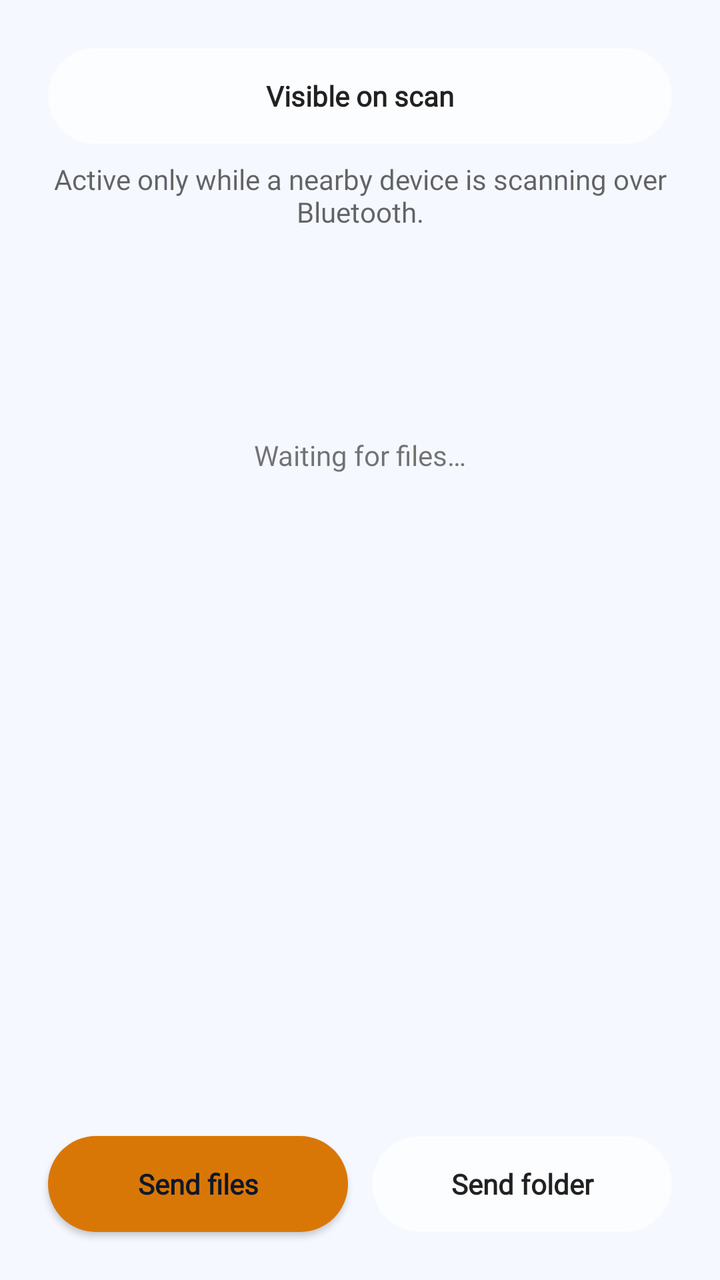
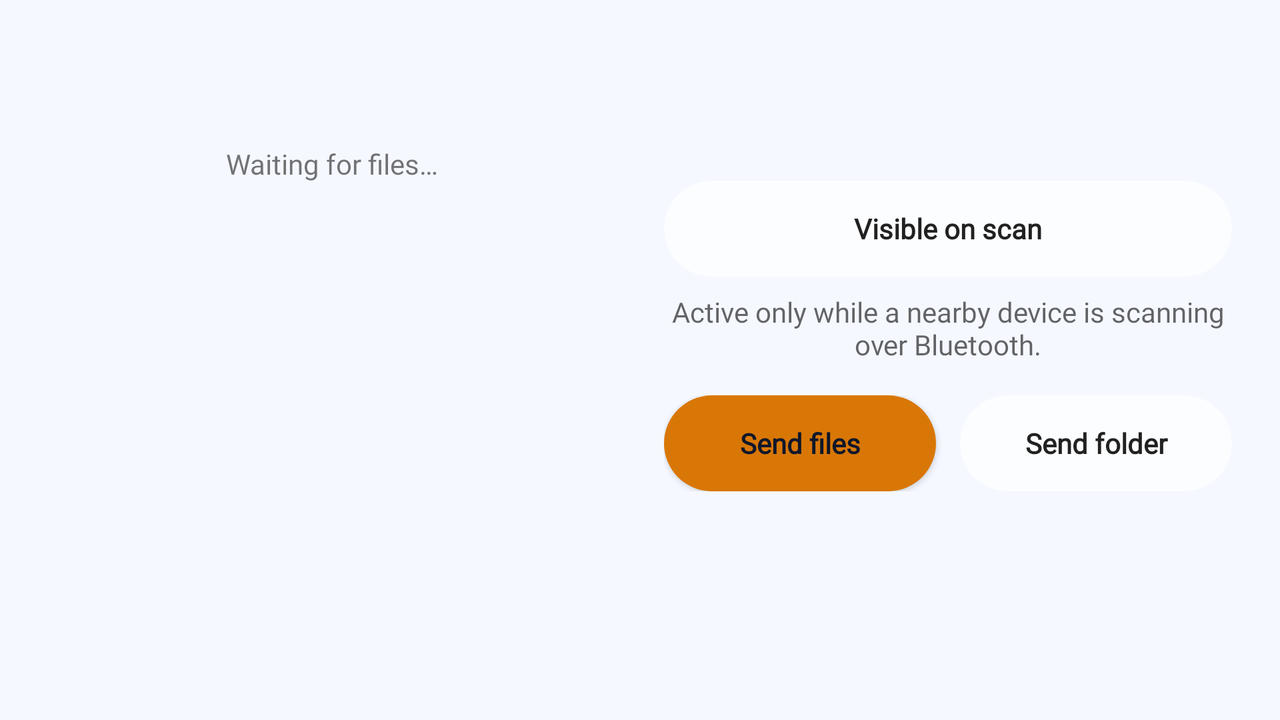

Compare how this app lays out the same screen by default and in its alternative resource folder. The renders come first, then the two layout files and the values they reference.
<!-- AndroidManifest.xml: application theme Theme.AirFree -->
<!-- res/layout/fragment_send_receive.xml -->
<?xml version="1.0" encoding="utf-8"?>
<ScrollView xmlns:android="http://schemas.android.com/apk/res/android"
    android:layout_width="match_parent"
    android:layout_height="match_parent"
    android:clipChildren="false"
    android:clipToPadding="false"
    android:fillViewport="true">

    
    <LinearLayout
        android:layout_width="match_parent"
        android:layout_height="match_parent"
        android:clipChildren="false"
        android:clipToPadding="false"
        android:orientation="vertical"
        android:padding="24dp">

        

        
        <Button
            android:id="@+id/main_always_visible_button"
            style="@style/Widget.AirFree.Button"
            android:layout_width="match_parent"
            android:layout_height="wrap_content"
            android:text="@string/main_always_visible_off_title" />

        
        <TextView
            android:id="@+id/main_always_visible_caption"
            android:layout_width="match_parent"
            android:layout_height="wrap_content"
            android:layout_marginTop="8dp"
            android:gravity="center"
            android:text="@string/main_always_visible_caption_off"
            android:textAppearance="?android:attr/textAppearanceSmall"
            android:textColor="?android:attr/textColorSecondary" />

        
        <Space
            android:layout_width="match_parent"
            android:layout_height="0dp"
            android:layout_weight="1" />

        
        <TextView
            android:id="@+id/main_send_waiting"
            android:layout_width="match_parent"
            android:layout_height="wrap_content"
            android:gravity="center"
            android:text="@string/main_send_waiting"
            android:textAppearance="?android:attr/textAppearanceSmall" />

        <FrameLayout
            android:layout_width="match_parent"
            android:layout_height="200dp"
            android:layout_marginTop="12dp"
            android:clipChildren="false"
            android:clipToPadding="false">

            
            <ImageView
                android:id="@+id/main_send_preview_photo_1"
                android:layout_width="160dp"
                android:layout_height="160dp"
                android:layout_gravity="center"
                android:contentDescription="@string/main_send_preview_photo_description"
                android:scaleType="fitCenter"
                android:translationX="-32dp" />

            <ImageView
                android:id="@+id/main_send_preview_photo_2"
                android:layout_width="160dp"
                android:layout_height="160dp"
                android:layout_gravity="center"
                android:contentDescription="@string/main_send_preview_photo_description"
                android:scaleType="fitCenter"
                android:translationX="32dp" />

        </FrameLayout>

        
        <Space
            android:layout_width="match_parent"
            android:layout_height="0dp"
            android:layout_weight="1" />

        
        <LinearLayout
            android:layout_width="match_parent"
            android:layout_height="wrap_content"
            android:layout_marginTop="16dp"
            android:baselineAligned="false"
            android:orientation="horizontal">

            <Button
                android:id="@+id/main_send_files_button"
                style="@style/Widget.AirFree.Button.Cta"
                android:layout_width="0dp"
                android:layout_height="wrap_content"
                android:layout_weight="1"
                android:text="@string/main_send_files_button" />

            <Space
                android:layout_width="12dp"
                android:layout_height="wrap_content" />

            <Button
                android:id="@+id/main_send_folder_button"
                style="@style/Widget.AirFree.Button"
                android:layout_width="0dp"
                android:layout_height="wrap_content"
                android:layout_weight="1"
                android:text="@string/main_send_folder_button" />

        </LinearLayout>

    </LinearLayout>

</ScrollView>
<!-- resources referenced by this layout -->
<resources>
  <string name="main_always_visible_caption_off">Active only while a nearby device is scanning over Bluetooth.</string>
  <string name="main_always_visible_off_title">Visible on scan</string>
  <string name="main_send_files_button">Send files</string>
  <string name="main_send_folder_button">Send folder</string>
  <string name="main_send_preview_photo_description">Recent gallery photo preview</string>
  <string name="main_send_waiting">Waiting for files…</string>
  <style name="Widget.AirFree.Button" parent="Widget.AppCompat.Button">
          <item name="android:background">@drawable/btn_frosted_background</item>
          <item name="android:textColor">?android:attr/textColorPrimary</item>
          <item name="android:textAppearance">@style/TextAppearance.AirFree.Button</item>
          
          <item name="android:textAllCaps">false</item>
          <item name="textAllCaps">false</item>
          <item name="android:textStyle">bold</item>
          
          <item name="android:gravity">center</item>
          <item name="android:textAlignment">center</item>
          <item name="android:textDirection">ltr</item>
          <item name="android:minHeight">48dp</item>
          <item name="android:padding">0dp</item>
          <item name="android:paddingStart">24dp</item>
          <item name="android:paddingEnd">24dp</item>
          
          <item name="android:maxLines">2</item>
          
          <item name="android:drawablePadding">0dp</item>
          
          <item name="iconGravity">textTop</item>
          <item name="iconPadding">0dp</item>
      </style>
  <style name="Widget.AirFree.Button.Cta" parent="Widget.AirFree.Button">
          <item name="android:background">@drawable/btn_airfree_cta</item>
          <item name="android:textColor">@color/af_on_cta</item>
          <item name="android:textStyle">bold</item>
      </style>
  <style name="TextAppearance.AirFree.Button" parent="TextAppearance.AppCompat.Widget.Button">
          <item name="android:textAllCaps">false</item>
          <item name="textAllCaps">false</item>
          <item name="android:textStyle">bold</item>
      </style>
  <!-- drawable btn_airfree_cta (drawable) -->
  <?xml version="1.0" encoding="utf-8"?>
  <shape xmlns:android="http://schemas.android.com/apk/res/android"
      android:shape="rectangle">
      <corners android:radius="24dp" />
      <solid android:color="@color/af_cta" />
  </shape>
  <color name="af_on_cta">#FF0F172A</color>
  <color name="brand_primary">#FF2563EB</color>
  <color name="brand_on_primary">#FFFFFFFF</color>
  <color name="af_cta">#FFD97706</color>
  <color name="page_background">#FFF5F8FF</color>
  <color name="surface_floating">#FFFFFFFF</color>
  <style name="PopupMenu.AirFree" parent="Widget.AppCompat.PopupMenu.Overflow">
          <item name="android:popupBackground">@drawable/popup_menu_background</item>
          
          <item name="overlapAnchor">false</item>
      </style>
  <color name="frosted_button_ripple">#1F2563EB</color>
  <color name="frosted_button_disabled">#33000000</color>
  <color name="frosted_button_fill">#B8FFFFFF</color>
  <color name="frosted_button_stroke">#8CFFFFFF</color>
  <color name="frosted_button_pressed">#2B2563EB</color>
  <!-- some entries are left out for length -->
</resources>
<!-- res/layout-land/fragment_send_receive.xml (the repository's variant of the layout above) -->
<!-- drawn on the phone turned sideways -->
<?xml version="1.0" encoding="utf-8"?>
<ScrollView xmlns:android="http://schemas.android.com/apk/res/android"
    android:layout_width="match_parent"
    android:layout_height="match_parent"
    android:clipChildren="false"
    android:clipToPadding="false"
    android:fillViewport="true">

    <LinearLayout
        android:layout_width="match_parent"
        android:layout_height="match_parent"
        android:clipChildren="false"
        android:clipToPadding="false"
        android:orientation="vertical"
        android:paddingHorizontal="24dp"
        android:paddingTop="8dp"
        android:paddingBottom="8dp">

        

        
        <LinearLayout
            android:layout_width="match_parent"
            android:layout_height="0dp"
            android:layout_weight="1"
            android:baselineAligned="false"
            android:clipChildren="false"
            android:clipToPadding="false"
            android:orientation="horizontal">

            
            <LinearLayout
                android:layout_width="0dp"
                android:layout_height="match_parent"
                android:layout_weight="1"
                android:clipChildren="false"
                android:clipToPadding="false"
                android:gravity="center"
                android:orientation="vertical"
                android:paddingBottom="56dp">

                <TextView
                    android:id="@+id/main_send_waiting"
                    android:layout_width="match_parent"
                    android:layout_height="wrap_content"
                    android:gravity="center"
                    android:text="@string/main_send_waiting"
                    android:textAppearance="?android:attr/textAppearanceSmall" />

                <FrameLayout
                    android:layout_width="match_parent"
                    android:layout_height="132dp"
                    android:layout_marginTop="8dp"
                    android:clipChildren="false"
                    android:clipToPadding="false">

                    <ImageView
                        android:id="@+id/main_send_preview_photo_1"
                        android:layout_width="120dp"
                        android:layout_height="120dp"
                        android:layout_gravity="center"
                        android:contentDescription="@string/main_send_preview_photo_description"
                        android:scaleType="fitCenter"
                        android:translationX="-32dp" />

                    <ImageView
                        android:id="@+id/main_send_preview_photo_2"
                        android:layout_width="120dp"
                        android:layout_height="120dp"
                        android:layout_gravity="center"
                        android:contentDescription="@string/main_send_preview_photo_description"
                        android:scaleType="fitCenter"
                        android:translationX="32dp" />

                </FrameLayout>

            </LinearLayout>

            
            <Space
                android:layout_width="24dp"
                android:layout_height="match_parent" />

            
            <LinearLayout
                android:layout_width="0dp"
                android:layout_height="match_parent"
                android:layout_weight="1"
                android:gravity="center_vertical"
                android:orientation="vertical"
                android:paddingBottom="24dp">

                <Button
                    android:id="@+id/main_always_visible_button"
                    style="@style/Widget.AirFree.Button"
                    android:layout_width="match_parent"
                    android:layout_height="wrap_content"
                    android:text="@string/main_always_visible_off_title" />

                <TextView
                    android:id="@+id/main_always_visible_caption"
                    android:layout_width="match_parent"
                    android:layout_height="wrap_content"
                    android:layout_marginTop="8dp"
                    android:gravity="center"
                    android:text="@string/main_always_visible_caption_off"
                    android:textAppearance="?android:attr/textAppearanceSmall"
                    android:textColor="?android:attr/textColorSecondary" />

                <LinearLayout
                    android:layout_width="match_parent"
                    android:layout_height="wrap_content"
                    android:layout_marginTop="16dp"
                    android:baselineAligned="false"
                    android:orientation="horizontal">

                    <Button
                        android:id="@+id/main_send_files_button"
                        style="@style/Widget.AirFree.Button.Cta"
                        android:layout_width="0dp"
                        android:layout_height="wrap_content"
                        android:layout_weight="1"
                        android:text="@string/main_send_files_button" />

                    <Space
                        android:layout_width="12dp"
                        android:layout_height="wrap_content" />

                    <Button
                        android:id="@+id/main_send_folder_button"
                        style="@style/Widget.AirFree.Button"
                        android:layout_width="0dp"
                        android:layout_height="wrap_content"
                        android:layout_weight="1"
                        android:text="@string/main_send_folder_button" />

                </LinearLayout>

            </LinearLayout>

        </LinearLayout>

    </LinearLayout>

</ScrollView>
